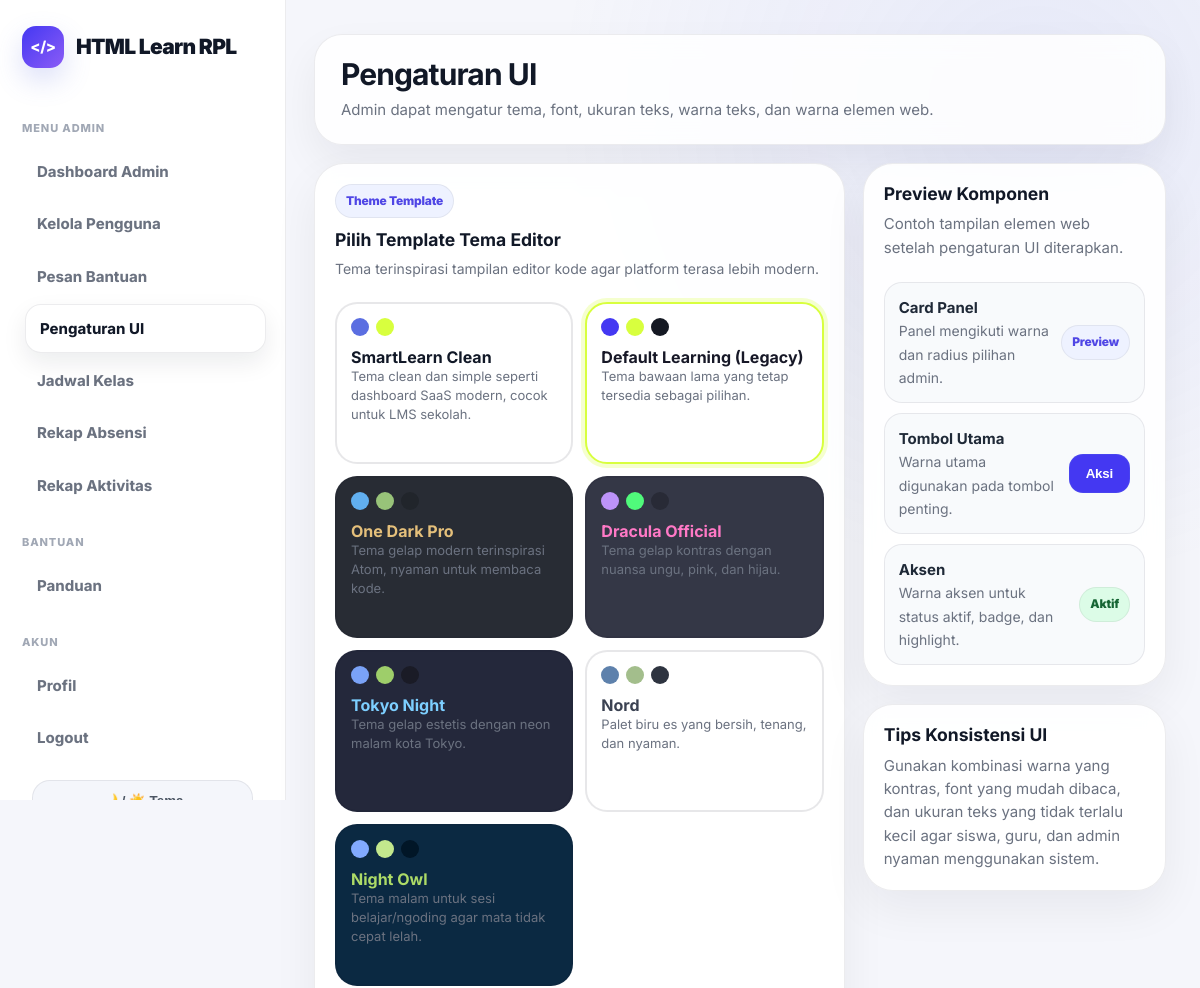
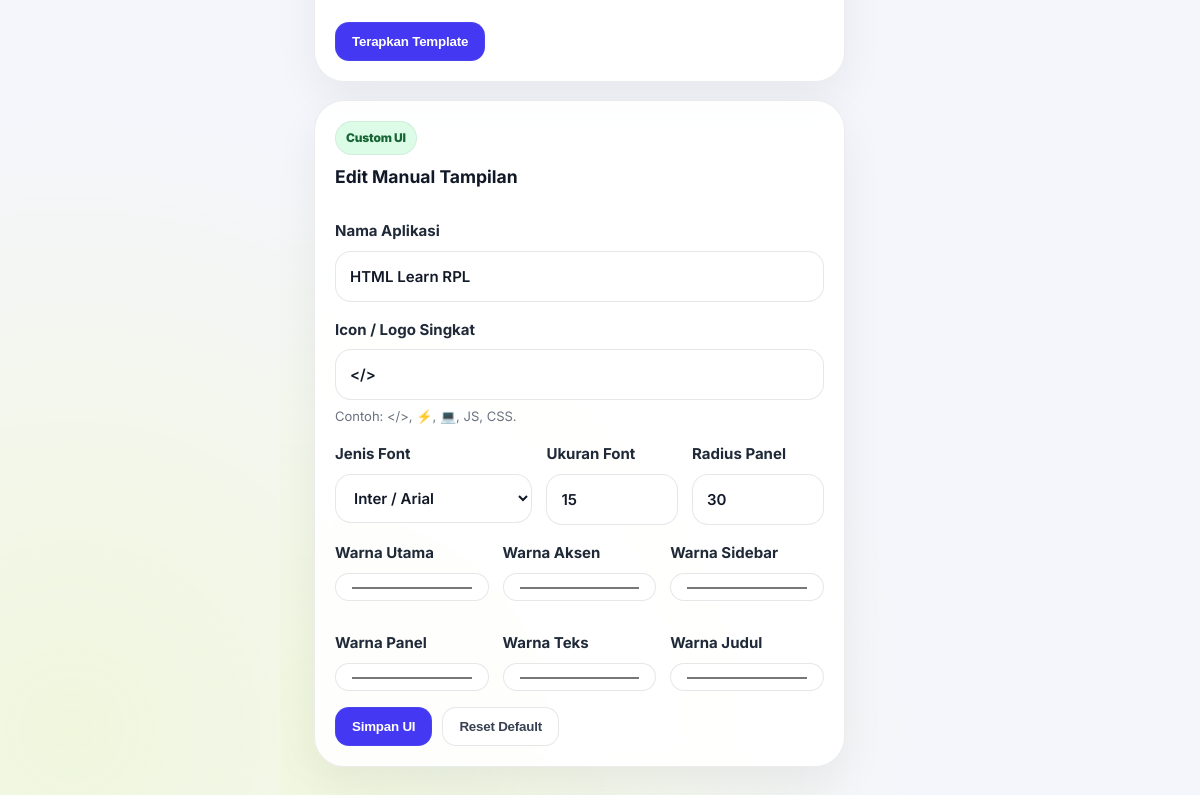
Before: /pages/admin/ui_settings.php (signed in) with the older database file (2 pictures, top to bottom).
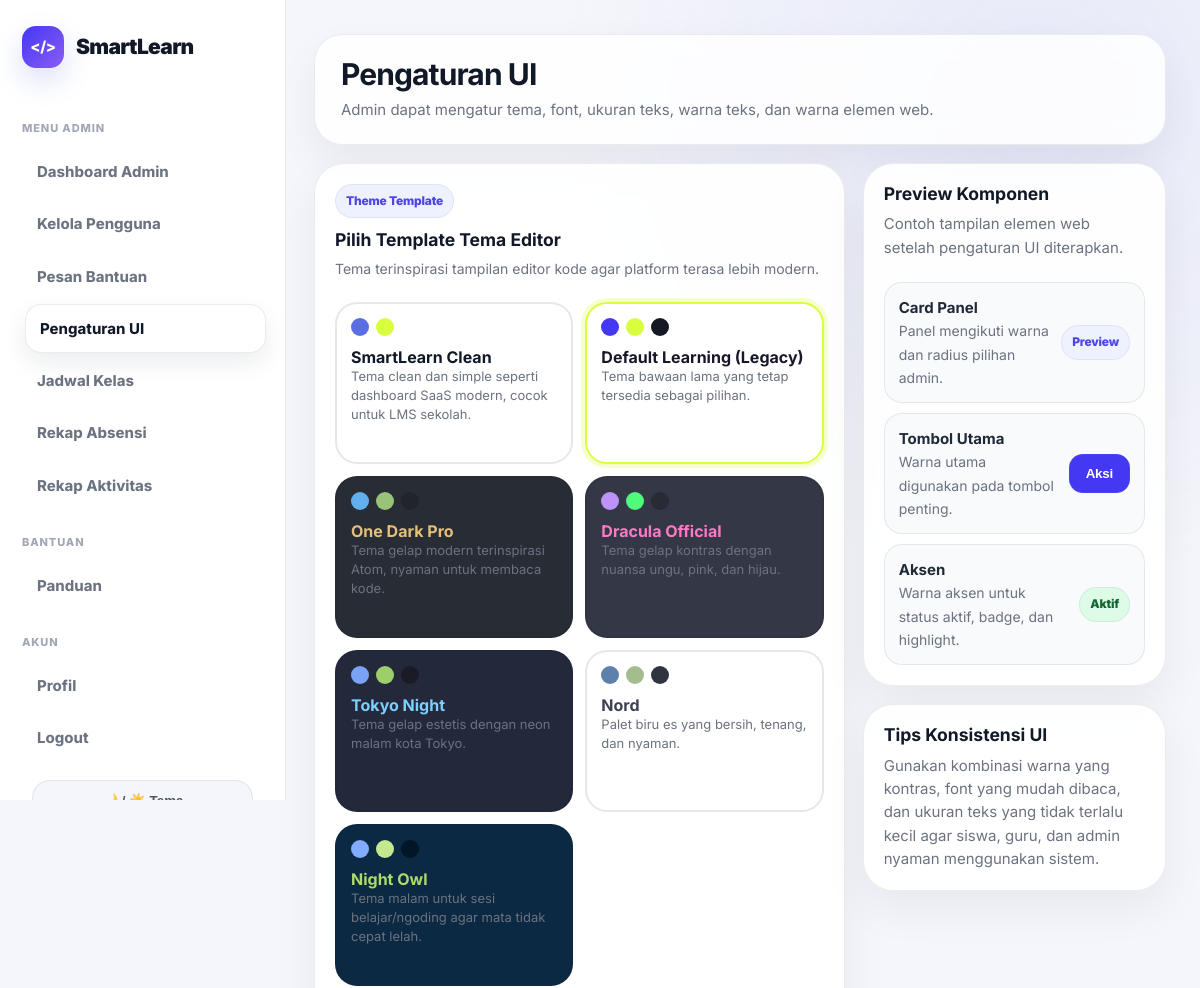
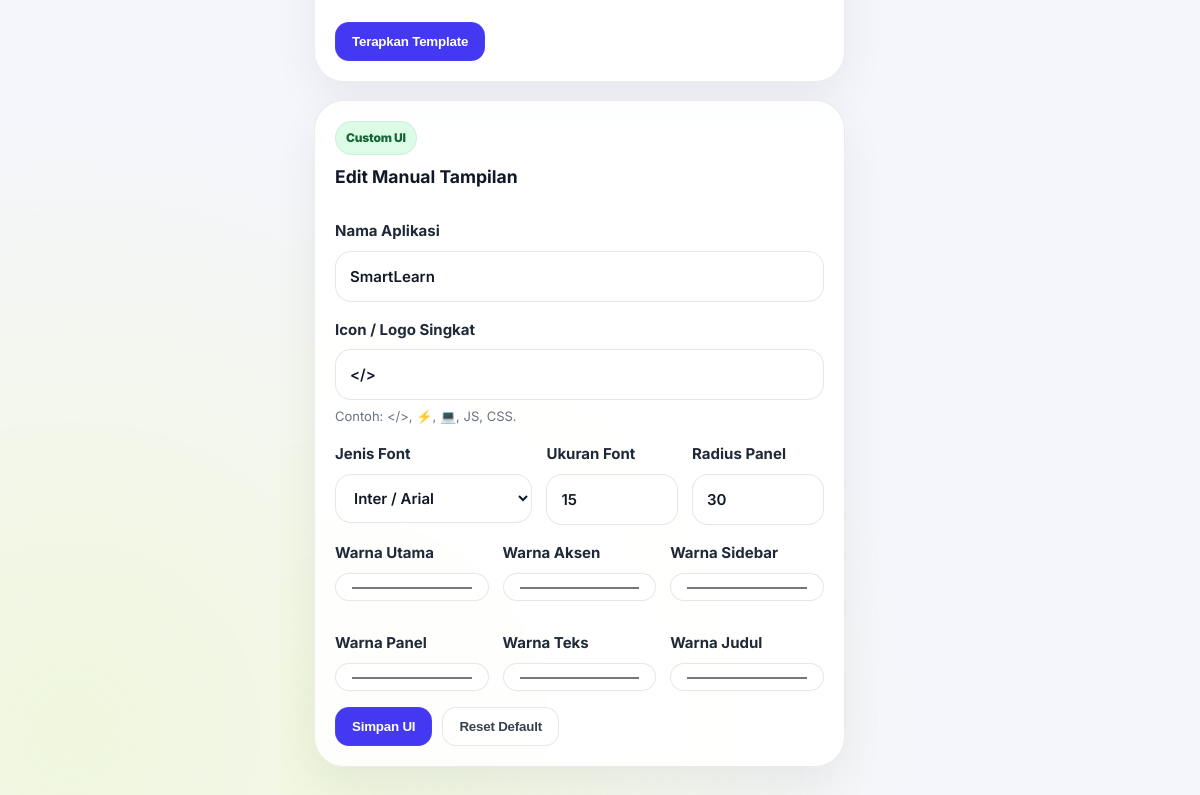
After: the same page with the newer database file (2 pictures, top to bottom).
### tables this page shows
CREATE TABLE IF NOT EXISTS ui_settings (
    id_setting INT AUTO_INCREMENT PRIMARY KEY,
    app_name VARCHAR(100) NOT NULL DEFAULT 'SmartLearn',
    logo_icon VARCHAR(20) NOT NULL DEFAULT '</>',
    primary_color VARCHAR(20) NOT NULL DEFAULT '#4438f2',
    accent_color VARCHAR(20) NOT NULL DEFAULT '#d8ff3e',
    sidebar_color VARCHAR(20) NOT NULL DEFAULT '#151923',
    radius_size INT NOT NULL DEFAULT 30,
    updated_at TIMESTAMP DEFAULT CURRENT_TIMESTAMP ON UPDATE CURRENT_TIMESTAMP
);

### includes/ui_settings.php (called while the page is built, shortened)
<?php
$ui = [
    'app_name' => 'SmartLearn',
    'logo_icon' => 'SL',
    'primary_color' => '#5b6ee1',
    'accent_color' => '#d8ff3e',
    'sidebar_color' => '#ffffff',
    'radius_size' => 24,
    'font_family' => 'Inter, Arial, sans-serif',
    'font_size' => 15,
    'text_color' => '#1f2937',
    'heading_color' => '#111827',
    'panel_color' => '#ffffff',
    'theme_template' => 'smartlearn_clean'
];
if (isset($koneksi)) {
    $ui_query = @mysqli_query($koneksi, "SELECT * FROM ui_settings WHERE id_setting=1");
    if ($ui_query && mysqli_num_rows($ui_query) > 0) {
        $db_ui = mysqli_fetch_assoc($ui_query);
        foreach ($db_ui as $key => $value) {
            if ($value !== null && $value !== '') {
                $ui[$key] = $value;
            }
        }
    }
}
$ui_app_name = $ui['app_name'] ?? 'SmartLearn';
$ui_logo_icon = $ui['logo_icon'] ?? 'SL';
?>

### pages/admin/ui_settings.php (the view, shortened to what this page needs)
<?php
include "../../config/koneksi.php";
$requiredColumns = [
    "font_family" => "VARCHAR(120) DEFAULT 'Inter, Arial, sans-serif'",
    "font_size" => "INT DEFAULT 16",
    "text_color" => "VARCHAR(20) DEFAULT '#171827'",
    "heading_color" => "VARCHAR(20) DEFAULT '#171827'",
    "panel_color" => "VARCHAR(20) DEFAULT '#ffffff'",
    "theme_template" => "VARCHAR(50) DEFAULT 'default_theme'"
];
foreach ($requiredColumns as $col => $definition) {
    $cek = mysqli_query($koneksi, "SHOW COLUMNS FROM ui_settings LIKE '$col'");
    if ($cek && mysqli_num_rows($cek) == 0) {
        mysqli_query($koneksi, "ALTER TABLE ui_settings ADD COLUMN $col $definition");
    }
}
$themes = [
    'smartlearn_clean' => [
        'name' => 'SmartLearn Clean',
        'desc' => 'Tema clean dan simple seperti dashboard SaaS modern, cocok untuk LMS sekolah.',
        'primary' => '#5b6ee1',
        'accent' => '#d8ff3e',
        'sidebar' => '#ffffff',
        'panel' => '#ffffff',
        'text' => '#1f2937',
        'heading' => '#111827'
    ],
    'default_theme' => [
        'name' => 'Default Learning (Legacy)',
        'desc' => 'Tema bawaan lama yang tetap tersedia sebagai pilihan.',
        'primary' => '#4438f2',
        'accent' => '#d8ff3e',
        'sidebar' => '#151923',
        'panel' => '#ffffff',
        'text' => '#171827',
        'heading' => '#171827'
    ],
    'one_dark_pro' => [
        'name' => 'One Dark Pro',
        'desc' => 'Tema gelap modern terinspirasi Atom, nyaman untuk membaca kode.',
        'primary' => '#61afef',
        'accent' => '#98c379',
        'sidebar' => '#21252b',
        'panel' => '#282c34',
        'text' => '#abb2bf',
        'heading' => '#e5c07b'
    ],
    'dracula' => [
        'name' => 'Dracula Official',
        'desc' => 'Tema gelap kontras dengan nuansa ungu, pink, dan hijau.',
        'primary' => '#bd93f9',
        'accent' => '#50fa7b',
        'sidebar' => '#282a36',
        'panel' => '#343746',
        'text' => '#f8f8f2',
        'heading' => '#ff79c6'
    ],
    'tokyo_night' => [
        'name' => 'Tokyo Night',
        'desc' => 'Tema gelap estetis dengan neon malam kota Tokyo.',
        'primary' => '#7aa2f7',
        'accent' => '#9ece6a',
        'sidebar' => '#1a1b26',
        'panel' => '#24283b',
        'text' => '#c0caf5',
        'heading' => '#7dcfff'
    ],
    'nord' => [
        'name' => 'Nord',
        'desc' => 'Palet biru es yang bersih, tenang, dan nyaman.',
        'primary' => '#5e81ac',
        'accent' => '#a3be8c',
        'sidebar' => '#2e3440',
        'panel' => '#ffffff',
        'text' => '#2e3440',
        'heading' => '#3b4252'
    ],
    'night_owl' => [
        'name' => 'Night Owl',
        'desc' => 'Tema malam untuk sesi belajar/ngoding agar mata tidak cepat lelah.',
        'primary' => '#82aaff',
        'accent' => '#c3e88d',
        'sidebar' => '#011627',
        'panel' => '#0b2942',
        'text' => '#d6deeb',
        'heading' => '#addb67'
    ]
];
$ui = mysqli_fetch_assoc(mysqli_query($koneksi, "SELECT * FROM ui_settings WHERE id_setting=1"));
?>
<!DOCTYPE html>
<html lang="id">
<head>
    <link rel="stylesheet" href="../../assets/css/style.css">
</head>
<body>
<div class="dashboard-layout">
    <?php include "sidebar.php"; ?>
    <main class="main">
        <div class="topbar">
            <div>
                <h1>Pengaturan UI</h1>
                <p>Admin dapat mengatur tema, font, ukuran teks, warna teks, dan warna elemen web.</p>
            </div>
        </div>
        <section class="content-grid">
            <div>
                <form method="POST" class="student-clean-card">
                    <span class="badge badge-primary">Theme Template</span>
                    <h3 style="margin-top:12px;">Pilih Template Tema Editor</h3>
                    <p class="small-muted">Tema terinspirasi tampilan editor kode agar platform terasa lebih modern.</p>
                    <br>
                    <div class="theme-template-grid">
                        <?php foreach($themes as $key => $theme): ?>
                            <label class="theme-template-card" style="background:<?= $theme['panel']; ?>; color:<?= $theme['text']; ?>;">
                                <div class="theme-preview-dots">
                                    <span style="background:<?= $theme['primary']; ?>"></span>
                                    <span style="background:<?= $theme['accent']; ?>"></span>
                                    <span style="background:<?= $theme['sidebar']; ?>"></span>
                                </div>
                                <h4 style="color:<?= $theme['heading']; ?> !important;"><?= $theme['name']; ?></h4>
                                <p style="color:<?= $theme['text']; ?>;"><?= $theme['desc']; ?></p>
                            </label>
                        <?php endforeach; ?>
                    </div>
                    <br>
                    <button type="submit" name="apply_template" class="btn btn-primary">Terapkan Template</button>
                </form>
                <form method="POST" class="student-clean-card" style="margin-top:18px;">
                    <span class="badge badge-success">Custom UI</span>
                    <h3 style="margin-top:12px;">Edit Manual Tampilan</h3>
                    <br>
                    <div class="form-group">
                        <label>Nama Aplikasi</label>
                        <input type="text" name="app_name" class="form-control" value="<?= htmlspecialchars($ui['app_name']); ?>" required>
                    </div>
                    <div class="form-group">
                        <label>Icon / Logo Singkat</label>
                        <input type="text" name="logo_icon" class="form-control" value="<?= htmlspecialchars($ui['logo_icon']); ?>" required>
                        <small class="input-help">Contoh: &lt;/&gt;, ⚡, 💻, JS, CSS.</small>
                    </div>
                    <div class="font-control-grid">
                        <div class="form-group">
                            <label>Jenis Font</label>
                            <select name="font_family" class="form-control">
                                <?php
                                $fonts = [
                                    'Inter, Arial, sans-serif' => 'Inter / Arial',
                                    'Poppins, Arial, sans-serif' => 'Poppins',
                                    'Segoe UI, Arial, sans-serif' => 'Segoe UI',
                                    'Verdana, Arial, sans-serif' => 'Verdana',
                                    'Georgia, serif' => 'Georgia',
                                    'Consolas, monospace' => 'Consolas / Code Font'
                                ];
                                foreach($fonts as $value => $label):
                                ?>
                                    <option value="<?= htmlspecialchars($value); ?>" <?= ($ui['font_family'] ?? '') == $value ? 'selected' : ''; ?>><?= $label; ?></option>
                                <?php endforeach; ?>
                            </select>
                        </div>
                        <div class="form-group">
                            <label>Ukuran Font</label>
                            <input type="number" name="font_size" class="form-control" min="13" max="22" value="<?= intval($ui['font_size'] ?? 16); ?>">
                        </div>
                        <div class="form-group">
                            <label>Radius Panel</label>
                            <input type="number" name="radius_size" class="form-control" min="8" max="40" value="<?= intval($ui['radius_size']); ?>">
                        </div>
                    </div>
                    <div class="element-color-grid">
                        <div class="form-group"><label>Warna Utama</label><input type="color" name="primary_color" class="form-control" value="<?= htmlspecialchars($ui['primary_color']); ?>"></div>
                        <div class="form-group"><label>Warna Aksen</label><input type="color" name="accent_color" class="form-control" value="<?= htmlspecialchars($ui['accent_color']); ?>"></div>
                        <div class="form-group"><label>Warna Sidebar</label><input type="color" name="sidebar_color" class="form-control" value="<?= htmlspecialchars($ui['sidebar_color']); ?>"></div>
                        <div class="form-group"><label>Warna Panel</label><input type="color" name="panel_color" class="form-control" value="<?= htmlspecialchars($ui['panel_color'] ?? '#ffffff'); ?>"></div>
                        <div class="form-group"><label>Warna Teks</label><input type="color" name="text_color" class="form-control" value="<?= htmlspecialchars($ui['text_color'] ?? '#171827'); ?>"></div>
                        <div class="form-group"><label>Warna Judul</label><input type="color" name="heading_color" class="form-control" value="<?= htmlspecialchars($ui['heading_color'] ?? '#171827'); ?>"></div>
                    </div>
                    <div class="page-actions">
                        <button type="submit" name="simpan_ui" class="btn btn-primary">Simpan UI</button>
                        <button type="submit" name="reset_ui" onclick="return confirm('Kembalikan UI ke default?')" class="btn btn-outline">Reset Default</button>
                    </div>
                </form>
            </div>
            <div>
                <div class="student-clean-card">
                    <h3>Preview Komponen</h3>
                    <p>Contoh tampilan elemen web setelah pengaturan UI diterapkan.</p>
                    <br>
                    <div class="student-summary-list">
                        <div class="student-summary-item">
                            <div>
                                <strong>Card Panel</strong><br>
                                <span class="small-muted">Panel mengikuti warna dan radius pilihan admin.</span>
                            </div>
                            <span class="badge badge-primary">Preview</span>
                        </div>
                        <div class="student-summary-item">
                            <div>
                                <strong>Tombol Utama</strong><br>
                                <span class="small-muted">Warna utama digunakan pada tombol penting.</span>
                            </div>
                            <button class="btn btn-primary" type="button">Aksi</button>
                        </div>
                        <div class="student-summary-item">
                            <div>
                                <strong>Aksen</strong><br>
                                <span class="small-muted">Warna aksen untuk status aktif, badge, dan highlight.</span>
                            </div>
                            <span class="badge badge-success">Aktif</span>
                        </div>
                    </div>
                </div>
                <div class="student-clean-card" style="margin-top:18px;">
                    <h3>Tips Konsistensi UI</h3>
                    <p>
                        Gunakan kombinasi warna yang kontras, font yang mudah dibaca, dan ukuran teks yang tidak terlalu kecil
                        agar siswa, guru, dan admin nyaman menggunakan sistem.
                    </p>
                </div>
            </div>
        </section>
    </main>
</div>
</body>
</html>

### pages/admin/sidebar.php (shortened to what this page needs)
<?php
$currentPage = basename($_SERVER['PHP_SELF']);
include_once "../../includes/ui_settings.php";
?>
<aside class="sidebar">
    <div class="logo">
        <div class="logo-icon"><?= htmlspecialchars($ui_logo_icon); ?></div>
        <span><?= htmlspecialchars($ui_app_name); ?></span>
    </div>
    <div class="menu">
        <div class="menu-title">Menu Admin</div>
        <a class="<?= $currentPage == 'dashboard.php' ? 'active' : ''; ?>" href="dashboard.php">Dashboard Admin</a>
        <a class="<?= in_array($currentPage, ['kelola_pengguna.php','edit_pengguna.php','helpdesk.php','helpdesk_logs.php']) ? 'active' : ''; ?>" href="kelola_pengguna.php">Kelola Pengguna</a>
        <a class="<?= $currentPage == 'pesan.php' ? 'active' : ''; ?>" href="pesan.php">Pesan Bantuan</a>
        <a class="<?= $currentPage == 'ui_settings.php' ? 'active' : ''; ?>" href="ui_settings.php">Pengaturan UI</a>
        <a class="<?= $currentPage == 'jadwal.php' ? 'active' : ''; ?>" href="jadwal.php">Jadwal Kelas</a>
        <a class="<?= $currentPage == 'absensi.php' ? 'active' : ''; ?>" href="absensi.php">Rekap Absensi</a>
        <a class="<?= $currentPage == 'rekap_aktivitas.php' ? 'active' : ''; ?>" href="rekap_aktivitas.php">Rekap Aktivitas</a>
        <div class="menu-title">Bantuan</div>
        <a class="<?= $currentPage == 'panduan.php' ? 'active' : ''; ?>" href="panduan.php">Panduan</a>
        <div class="menu-title">Akun</div>
        <a class="<?= $currentPage == 'profil.php' ? 'active' : ''; ?>" href="profil.php">Profil</a>
        <a href="../../logout.php">Logout</a>
    </div>
    <button class="theme-toggle-btn" onclick="toggleLmsTheme()">🌙 / ☀️ Tema</button>
</aside>

Changed rows visible on the page:
changed ui_settings "#d8ff3e": app_name "HTML Learn RPL" → "SmartLearn"
